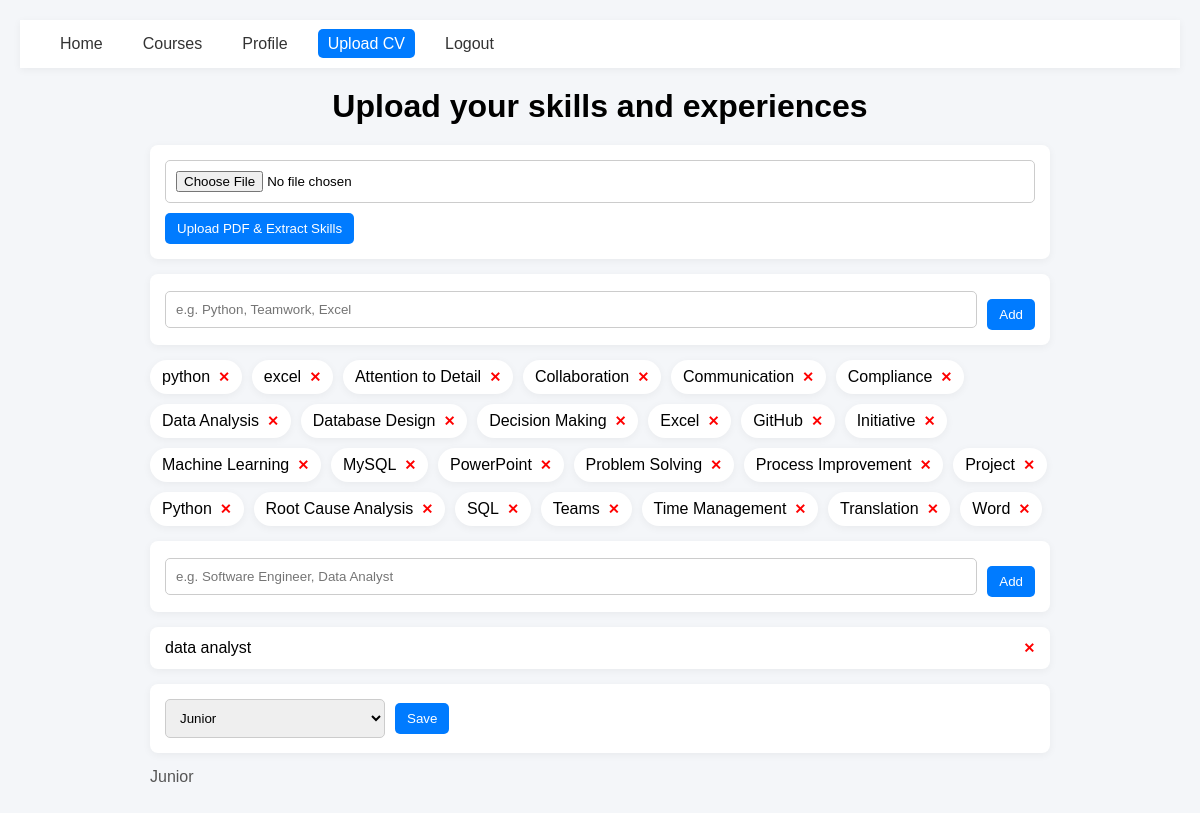
/upload_cv (signed in), run on the app's committed database.
### app.py (models this page shows, shortened)
class UserSkill(db.Model):
    __tablename__="user_skill"
    id = db.Column(db.Integer, primary_key=True)
    user_id=db.Column(db.Integer,db.ForeignKey("user.id"), nullable=False)
    skill_id = db.Column(db.Integer, db.ForeignKey("skill.id"), nullable=False)
    user = db.relationship("User", back_populates="skills")
    skill = db.relationship("Skill", back_populates="users")
    __table_args__ = (
        db.UniqueConstraint("user_id", "skill_id", name="uq_user_skill"),
    )

class Skill(db.Model):
    __tablename__="skill"
    id = db.Column(db.Integer, primary_key=True)
    name = db.Column(db.String(120), unique=True, nullable=False)
    users = db.relationship("UserSkill",back_populates="skill",cascade="all, delete-orphan")

class User(db.Model):
    __tablename__="user"
    id = db.Column(db.Integer, primary_key=True)
    email = db.Column(db.String(120), unique=True, nullable=False)
    password = db.Column(db.String(200), nullable=False)
    name = db.Column(db.String(100))
    experience_level=db.Column(db.String(100))
    carrer_goal= db.Column(db.String(100))
    skills = db.relationship("UserSkill",back_populates="user",cascade="all, delete-orphan")

### app.py (the view, shortened to what this page needs)
@app.route('/upload_cv', methods=["GET", "POST"])
def upload_cv():
    if 'user' not in session:
        flash('Login first', 'error')
        return redirect(url_for('login_page'))
    user = User.query.filter_by(email=session['user']).first()
    if not user:
        flash('User not found', 'error')
        return redirect(url_for('login_page'))
    return render_template("upload_cv.html", user=user)

### templates/upload_cv.html (shortened to what this page needs)
<!DOCTYPE html>
<html lang="en">
<head>
  <link rel="stylesheet" href="{{ url_for('static', filename='upload_cv.css') }}">
</head>
<body>
  {% include 'navbar.html' %}
<h1> Upload your skills and experiences</h1>
<form method="POST" action="{{ url_for('extract_skills_from_cv') }}" enctype="multipart/form-data">
  <input type="file" name="cv" accept="application/pdf" class="entrybox" required>
  <button type="submit" class="loged">Upload PDF & Extract Skills</button>
</form>
<form method="POST" action="{{ url_for('upload_cv') }}">
    <div class="skill-input">
      <input type="text" name="skills" class="entrybox"
             placeholder="e.g. Python, Teamwork, Excel" required>
      <button type="submit" class="loged">Add</button>
    </div>
  </form>
  <ul class="skill-list">
    {% for us in user.skills %}
      <li class="skill-item">
        {{ us.skill.name }}
        <form method="POST" action="{{ url_for('upload_cv') }}" class="delete-form">
          <button type="submit" class="delete-btn">✕</button>
        </form>
      </li>
    {% endfor %}
  </ul>
  <form method="POST" action="{{ url_for('upload_cv') }}">
    <div class="goals-input">
        <input type="text" name="goals" class="entrybox"
               placeholder="e.g. Software Engineer, Data Analyst" required>
        <button type="submit" class="loged">Add</button>
      </div>
    </form>
    {% if user.carrer_goal %}
    <div class="goal-item">
      {{ user.carrer_goal }}
      <form method="POST" action="{{ url_for('upload_cv') }}" class="delete-form">
        <button type="submit" class="delete-btn">✕</button>
      </form>
    </div>
  {% else %}
    <p>No career goal added yet</p>
  {% endif %}
  <form method="POST" action="{{ url_for('upload_cv') }}">
    <div class="form-group">
      <select id="experience" name="experience" class="dropdown">
        <option value="Junior" {% if user.experience_level == "Junior" %}selected{% endif %}>Junior</option>
      </select>
      <button type="submit" class="save-btn">Save</button>
    </div>
  </form>
  <p>{{user.experience_level}}</p>
</body>
</html>

### static/upload_cv.css (style rules this page uses)
* { margin: 0; padding: 0; box-sizing: border-box; font-family: Arial, Helvetica, sans-serif; }
body { background-color: #f4f6f9; padding: 20px; }
h1 { text-align: center; margin: 20px 0; }
form { max-width: 900px; margin: 0 auto 15px auto; background: white; padding: 15px; border-radius: 8px; box-shadow: 0 2px 8px rgba(0,0,0,0.05); }
.entrybox { width: 100%; padding: 10px; border: 1px solid #ccc; border-radius: 5px; }
.loged { margin-top: 10px; padding: 8px 12px; border: none; background-color: #007bff; color: white; border-radius: 5px; cursor: pointer; }
.skill-input, .goals-input, .form-group { display: flex; gap: 10px; align-items: center; flex-wrap: wrap; }
.skill-input .entrybox, .goals-input .entrybox { flex: 1; min-width: 250px; }
.skill-list { max-width: 900px; margin: 0 auto 15px auto; list-style: none; padding: 0; display: flex; flex-wrap: wrap; gap: 10px; }
.skill-item { background: white; padding: 8px 12px; border-radius: 20px; box-shadow: 0 2px 8px rgba(0,0,0,0.05); display: flex; align-items: center; gap: 8px; }
.delete-form { display: inline; margin: 0; padding: 0; background: none; box-shadow: none; }
.delete-btn { background: none; border: none; color: red; font-weight: bold; cursor: pointer; font-size: 14px; }
.goal-item { max-width: 900px; margin: 0 auto 15px auto; background: white; padding: 12px 15px; border-radius: 8px; box-shadow: 0 2px 8px rgba(0,0,0,0.05); display: flex; align-items: center; justify-content: space-between; gap: 10px; }
.dropdown { padding: 10px; border: 1px solid #ccc; border-radius: 5px; min-width: 220px; }
.save-btn { padding: 8px 12px; border: none; background-color: #007bff; color: white; border-radius: 5px; cursor: pointer; }
p { max-width: 900px; margin: 0 auto 15px auto; color: #555; }

### static/navbar.css (style rules this page uses)
* { box-sizing: border-box; }

### data on the page
UserSkill: skill.name "python"
UserSkill: skill.name "excel"
UserSkill: skill.name "Attention to Detail"
UserSkill: skill.name "Collaboration"
UserSkill: skill.name "Communication"
UserSkill: skill.name "Compliance"
UserSkill: skill.name "Data Analysis"
UserSkill: skill.name "Database Design"
UserSkill: skill.name "Decision Making"
UserSkill: skill.name "Excel"
UserSkill: skill.name "GitHub"
UserSkill: skill.name "Initiative"
UserSkill: skill.name "Machine Learning"
UserSkill: skill.name "MySQL"
UserSkill: skill.name "PowerPoint"
UserSkill: skill.name "Problem Solving"
UserSkill: skill.name "Process Improvement"
UserSkill: skill.name "Project"
UserSkill: skill.name "Python"
UserSkill: skill.name "Root Cause Analysis"
UserSkill: skill.name "SQL"
UserSkill: skill.name "Teams"
UserSkill: skill.name "Time Management"
UserSkill: skill.name "Translation"
UserSkill: skill.name "Word"
User: carrer_goal "data analyst", experience "Junior", experience_level "Junior"
